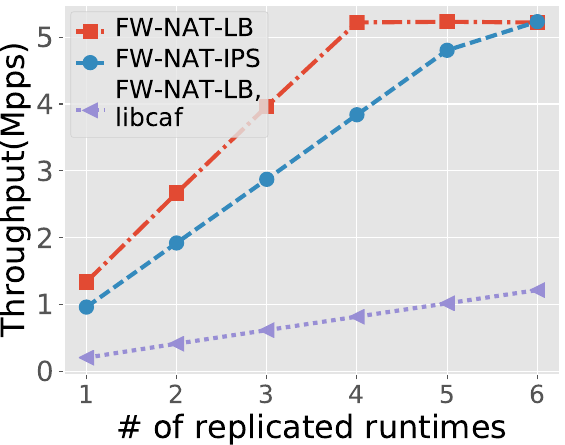

Write the Python code that produced this figure.
#!/usr/bin/env python2.7
import os
import optparse
import sys
import subprocess
import signal
import time

import numpy as np
import matplotlib.pyplot as plt


def read_log(filename):
	tp = []
	i = 0
	with open(filename) as f:
		for line in f:
			i+=1
			print line
			tp.append(float(line))
			if i==50 :
				break
	return tp

def draw(l1, l2, without_ips_sum_libcaf, with_ips_sum_libcaf):
	l1 = map(lambda i : (float(i)/1000000.0), l1)
	l2 = map(lambda i : (float(i)/1000000.0), l2)

	lines = [l1,l2]

	#plt.style.use('ggplot')#seaborn-white')
	#plt.style.use('ggplot')#seaborn-white')
	fig,ax1 = plt.subplots()
	fig = plt.figure(1)

	l1_x = [1, 2, 3, 4, 5, 6]
	l2_x = [1, 2, 3, 4, 5, 6]
	colors = ['r','b','y','m','c','g','r','b','y']
	styles = ['s-.', 'o--', '<:', '^:', 'D:', 'p:', 'x:','*:']
	index = 0;
	line_index = 0;
	linelabels = ["FW-NAT-LB", "FW-NAT-IPS", "FW-NAT-LB,\nlibcaf","HP,FW","FM,FW","FM,HP,FW"]

	ax1.plot(l1_x, l1,  's-.', label=linelabels[0], linewidth=3,  markersize=10)
	ax1.plot(l2_x, l2,  'o--', label=linelabels[1], linewidth=3,  markersize=10)
	ax1.plot(l2_x, without_ips_sum_libcaf,  '<:', label=linelabels[2], linewidth=3,  markersize=10)
	#ax1.plot(l2_x, with_ips_sum_libcaf,  'o--', label=linelabels[3], linewidth=3)

	ax1.set_ylabel('Throughput(Mpps)', fontsize=23, style='normal', color='black')
	ax1.set_xlabel('# of replication\nsource runtimes', fontsize=23, style="normal", color='black')

	# Now add the legend with some customizations.
	legend = ax1.legend(loc='upper left', shadow=False)


	# Set the fontsize
	for label in legend.get_texts():
		label.set_fontsize(18)

	for label in legend.get_lines():
		label.set_linewidth(3)  # the legend line width

	for tl in ax1.get_xticklabels():
		tl.set_fontsize(18)
		tl.set_fontstyle('normal')
	for tl in ax1.get_yticklabels():
		tl.set_fontsize(20)
		tl.set_fontstyle('normal')

	xticks = np.array([1,2,3,4,5,6])
	for i in range(len(xticks)):
		xticks[i] = int(xticks[i])
	ax1.set_xticks(xticks)

	#ax1.set_yscale('log') # if want to linearly scale the y axis, comment this line

	plt.savefig("rep_scaling.pdf", bbox_inches='tight', pad_inches=0)
	plt.show()

def main():

	#without_ips_sum = [1335427.546,1330938.152,1298602.692,1331237.696,1279095.092,1287455.754]
	#with_ips_sum =    [958693.534,960217.2214,953182.6428,967498.4898,965291.0813,963060.8399]

	#without_ips_sum = map(sum, map(lambda i: without_ips_sum[0:i], [1,2,3,4,5,6]))
	#with_ips_sum = map(sum, map(lambda i: with_ips_sum[0:i], [1,2,3,4,5,6]))

	without_ips_sum = [1335427.546, 2666365.698, 3964968.3899999997, 5222421, 5232392.17799999, 5221247.931999999]
	with_ips_sum = [958693.534, 1918910.7554000001, 2872093.3982, 3839591.8880000003, 4804882.9693, 5234124]

	#without_ips_sum_libcaf = [0.201, 0.209, 0.203, 0.202, 0.200, 0.198]
	#with_ips_sum_libcaf    = [0.192, 0.202, 0.205, 0.197, 0.201, 0.217]

	#without_ips_sum_libcaf = map(sum, map(lambda i: without_ips_sum_libcaf[0:i], [1,2,3,4,5,6]))
	#with_ips_sum_libcaf = map(sum, map(lambda i: with_ips_sum_libcaf[0:i], [1,2,3,4,5,6]))

	#print without_ips_sum_libcaf
	#print with_ips_sum_libcaf

	without_ips_sum_libcaf = [0.201, 0.41000000000000003, 0.613, 0.815, 1.015, 1.2129999999999999]
	with_ips_sum_libcaf = [0.192, 0.394, 0.599, 0.796, 0.9970000000000001, 1.2140000000000002]

	draw(without_ips_sum, with_ips_sum, without_ips_sum_libcaf, with_ips_sum_libcaf)

if __name__ == "__main__" :
	main()
